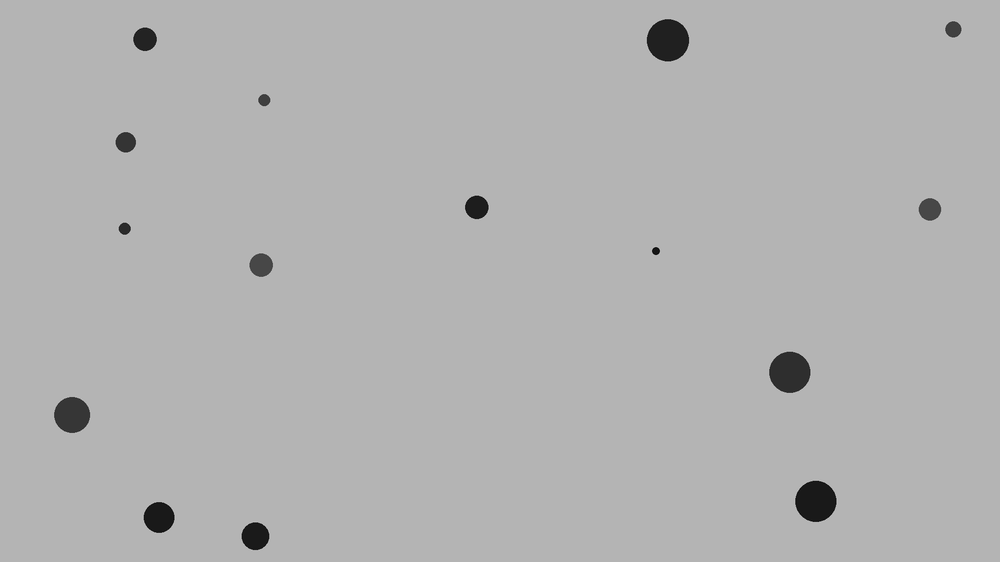
#> input picture samples/test_1920x1080.png, 1000 x 562 px, shrunk from 1920 x 1080 before the run
$ python diagnose_stage8_iterations.py
#> lines starting #> are read from the running program, lines starting #| are printed output that depends on the picture; after the words box and inside, x2 and y2 are one past the last pixel; in counts of white or black regions, pixels touching at a corner belong together
#> further down, img is the input picture: shape (562, 1000, 3); min 5, max 197, mean 177.8
### analysis/pipeline_stage.py
# pipeline_stage.py
# 목적: 파이프라인의 개별 단계를 함수 하나씩 분리해서 담아두는 곳.
# 지금은 "④ 그레이스케일" 하나만 있음. 나중에 블러/이진화/모폴로지도 여기 추가될 예정.

import cv2
import numpy as np


def grayscale_cv2(img: np.ndarray) -> np.ndarray:
    """
    3채널 컬러 이미지(BGR) -> 1채널 흑백 이미지로 변환.
    cv2.cvtColor는 OpenCV의 표준 함수 -> C++ 코드를 그대로 호출하는 것.
    Python에서 호출했다고 해도 실제 연산은 C++ 기계어가 처리한다. (가설 H1의 근거)
    """
    return cv2.cvtColor(img, cv2.COLOR_BGR2GRAY)


def blur_cv2(img: np.ndarray) -> np.ndarray:
    """
    노이즈 제거용 가우시안 블러.
    입력은 반드시 ④ 그레이스케일을 거친 1채널 이미지여야 한다.
    (3채널 컬러를 넣으면 채널 별로 따로 블러가 걸려서 결과가 달라짐 — 순서 지켜야 함)
    """
    # (5, 5) = 블러 계산할 때 주변 몇 픽셀까지 볼지 정하는 창(window) 크기.
    # 홀수여야 함 — 중심 픽셀이 정확히 하나 있어야 "주변 평균" 개념이 성립하니까.
    # 0 = 표준편차를 커널 크기로부터 OpenCV가 알아서 계산하게 둔다는 뜻.
    return cv2.GaussianBlur(img, (5, 5), 0)


def threshold_cv2(img: np.ndarray) -> np.ndarray:
    """
    그레이스케일(블러 적용된) 이미지를 흑백 이진 이미지로 변환.
    입력은 ⑤ 블러를 거친 1채널 이미지여야 한다.

    우리 샘플 이미지 특성: 배경 밝기 180, 결함 밝기 20 ~ 80 대역.
    -> 임계값 128을 기준으로 잡으면 배경/결함이 확실히 갈린다.
    """
    # threshold(입력, 임계값, 임계값을 넘었을 때 줄 값, 방식)
    # THRESH_BINARY_INV = "임계값보다 어두우면 흰색(255), 밝으면 검은색(0)"
    #                   -> 결함(어두움)을 흰색으로 만드는 이유: 나중에 ⑧번에서
    #                      "흰 픽셀 = 결함 후보"로 세는 게 직관적이라서.
    # 반환값이 두 개(실제 사용된 임계값, 결과 이미지)이기 때문에 앞에 _로 첫 번째는 버림.
    _, binary = cv2.threshold(img, 128, 255, cv2.THRESH_BINARY_INV)
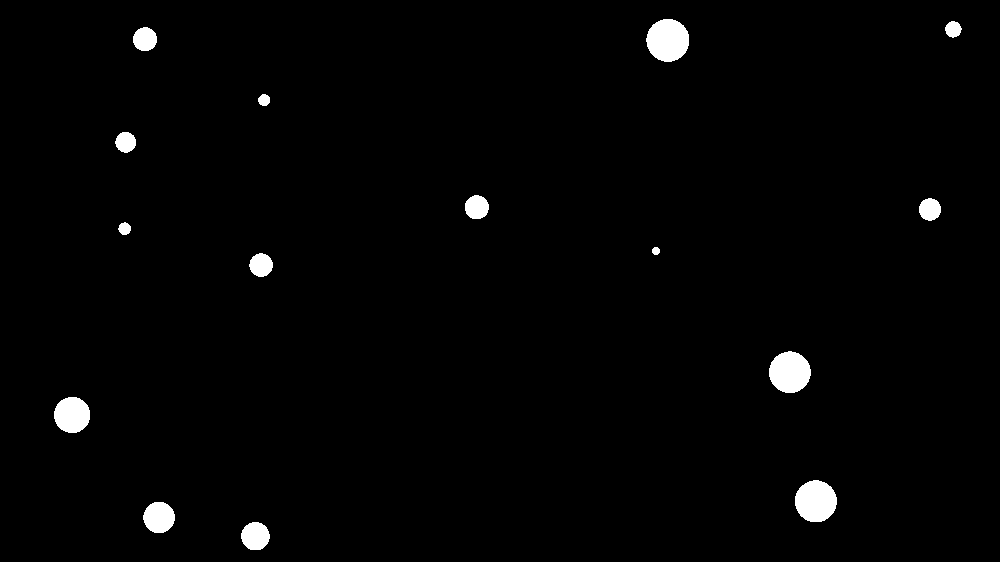
#> binary: shape (562, 1000); 1.6% white; 15 white regions, largest, box (x1, y1, x2, y2) and area: (646, 19, 689, 62) 1445, (795, 480, 837, 522) 1382, (769, 351, 811, 393) 1362
    return binary


def morphology_cv2(img: np.ndarray) -> np.ndarray:
    """
    이진화 결과의 잡티를 제거하고 구멍을 메운다.
    입력은 ⑥ 이진화를 거친 흑백(0/255) 이미지여야 한다.

    MORPH_OPEN  = 침식 후 팽창 (작은 흰 잡티 제거)
    MORPH_CLOSE = 팽창 후 침식 (덩어리 안 작은 구멍 메움)
    둘 다 적용해서 "잡티도 없고 구멍도 없는" 깨끗한 덩어리로 만든다.
    """
    # 커널(kernel) = 침식/팽창할 때 "어느 범위를 기준으로 깎고 부풀릴지" 정하는 도장 모양.
    # (5, 5) 정사각형 커널이면 픽셀 하나 기준으로 주변 5x5 영역을 본다는 뜻.
    kernel = np.ones((5, 5), np.uint8)

    # 1단계: OPEN — 자잘한 흰 잡티(노이즈) 제거
    opened = cv2.morphologyEx(img, cv2.MORPH_OPEN, kernel)
#> opened: shape (562, 1000); 1.6% white; 15 white regions, largest, box (x1, y1, x2, y2) and area: (647, 19, 689, 62) 1441, (795, 480, 837, 522) 1382, (769, 352, 811, 393) 1358

    # 2단계: CLOSE — 덩어리 안 쪽의 작은 구멍 메움
    closed = cv2.morphologyEx(opened, cv2.MORPH_CLOSE, kernel)

    return closed


# [125 lines left out: functions blob_area_pure_python, blob_area_numpy, not called in this run]

### analysis/diagnose_stage8_iterations.py
# diagnose_stage8_iterations.py
# 목적: blob_area_numpy의 전파 루프가 실제로 몇 번 반복하고 멈추는지 확인.
# (정식 함수는 그대로 두고, 반복 횟수 세는 카운터만 추가한 진단용 복제본)

import cv2
import numpy as np
from pipeline_stage import grayscale_cv2, blur_cv2, threshold_cv2, morphology_cv2

img = cv2.imread("../samples/test_1920x1080.png")
gray = grayscale_cv2(img)
blurred = blur_cv2(gray)
binary = threshold_cv2(blurred)
morphed = morphology_cv2(binary)

height, width = morphed.shape
#> height = 562; width = 1000
labels = np.arange(height * width, dtype=np.int64).reshape(height, width)
labels = np.where(morphed == 255, labels, np.iinfo(np.int64).max)
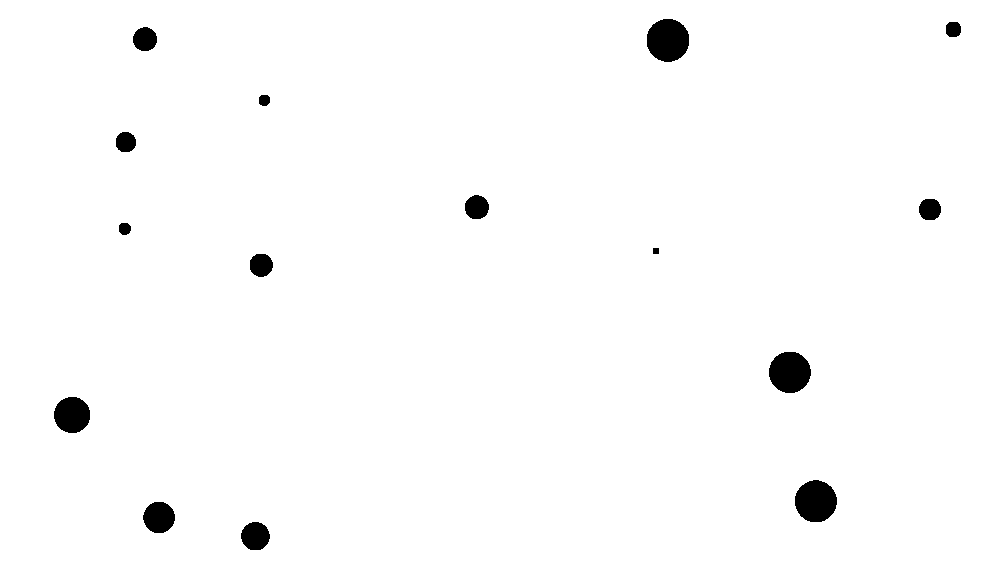
#> labels: shape (562, 1000) int64; min 19663, max 9.22e+18, mean 9.07e+18; drawn with min black and max white

iteration_count = 0  # <- 여기가 추가된 부분

for _ in range(max(height, width)):
    iteration_count += 1  # <- 여기도 추가된 부분

    shifted = np.full_like(labels, np.iinfo(np.int64).max)
    shifted[1:, :] = labels[:-1, :]
    new_labels = np.minimum(labels, shifted)

    shifted = np.full_like(labels, np.iinfo(np.int64).max)
    shifted[:-1, :] = labels[1:, :]
    new_labels = np.minimum(new_labels, shifted)

    shifted = np.full_like(labels, np.iinfo(np.int64).max)
    shifted[:, 1:] = labels[:, :-1]
    new_labels = np.minimum(new_labels, shifted)

    shifted = np.full_like(labels, np.iinfo(np.int64).max)
    shifted[:, :-1] = labels[:, 1:]
    new_labels = np.minimum(new_labels, shifted)

    new_labels = np.where(morphed == 255, new_labels, np.iinfo(np.int64).max)

    if np.array_equal(new_labels, labels):
        break
    labels = new_labels
#> after the loop, iteration_count = 56

print(f"실제 반복 횟수: {iteration_count}회 (최대 가능 횟수: {max(height, width)}회)")
#| 실제 반복 횟수: 56회 (최대 가능 횟수: 1000회)
